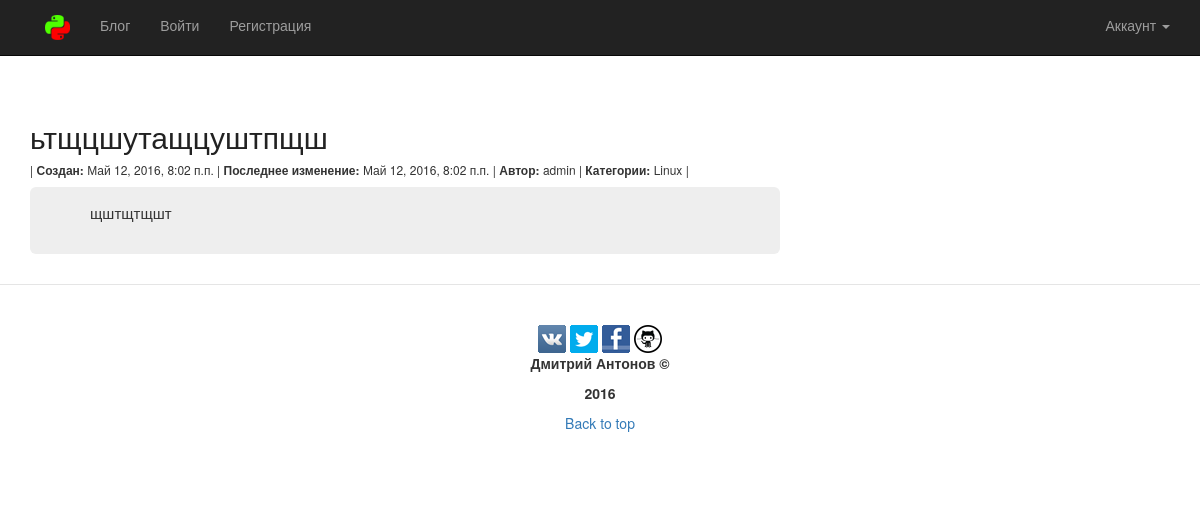
Page /58/ on the earlier database version.
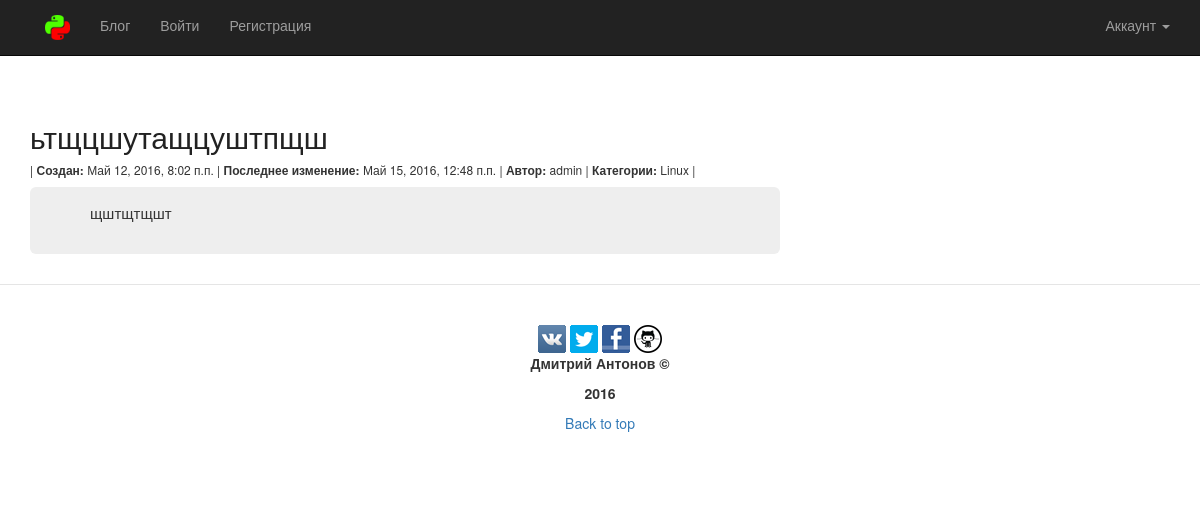
Same page on the later database version.
### blog/models.py (models this page shows, shortened)
class Article(models.Model):
    article_title = models.CharField(max_length=100)
    article_text = models.TextField()
    article_date_create = models.DateTimeField(default=timezone.now)
    article_date_modify = models.DateTimeField(default=timezone.now)
    article_access = models.BooleanField(default=True)
    article_autor = models.ForeignKey(User)
    article_tag = models.ManyToManyField(Tags)
    article_count = models.ManyToManyField('CountArticle')

### blog/views.py (the view)
# urls.py: url(r'^(?P<pk>[0-9]+)/$', views.FullView, name='full'),
def FullView(request, pk):
    obj = get_object_or_404(Article, pk=pk)
    @access_private_post(url='/access_error_to_post',
                         access=obj.article_access)
    def view(request, obj):
        if request.user.is_authenticated():
            count_object = CountArticle.objects.get(user=request.user)
            count_object.count_article.remove(obj)
        return render(request, 'blog/full.html', {'fullpost_blog': obj})
    return view(request, obj)

### blog/context_processors.py (called while the page is built, shortened)
def total_count(request):
    return {}

### blog/models.py (called while the page is built)
    def __str__(self):
        return self.tags_name

### blog/templates/blog/full.html (shortened to what this page needs)
{% extends "blog/home.html" %}
{% block post %}
    {% if fullpost_blog %}
        <div class="container blog-post">
            <div class="row">
                <div class="col-lg-8 col-md-8">
                    <div>
                        <h2 class="article-title">
                            <a class="article-title"> {{ fullpost_blog.article_title }} </a>
                        </h2>
                    </div>
                    <h6>|
                        {% if fullpost_blog.article_date_create == fullpost_blog.article_date_modify %}
                            <b>Создан:</b> {{ fullpost_blog.article_date_create }}
                        {% else %}
                            <b>Создан:</b> {{ fullpost_blog.article_date_create }} |
                            <b>Последнее изменение:</b> {{ fullpost_blog.article_date_modify }}
                        {% endif %}|
                        <b>Автор:</b> {{ fullpost_blog.article_autor }} |
                        <b>Категории:</b>
                        {% for tag in fullpost_blog.article_tag.all %}
                            {{ tag }}
                        {% endfor %}|
                    </h6>
                    <div class="jumbotron">
                        <p class="text-justify">
                            {{ fullpost_blog.article_text|safe }}
                        </p>
                    </div>
                </div>
            </div>
        </div>
    {% endif %}
{% endblock post %}

Differences in the rows shown:
changed Article "ьтщцшутащцуштпщш": article_date_modify "Май 12, 2016, 8:02 п.п." → "Май 15, 2016, 12:48 п.п."
